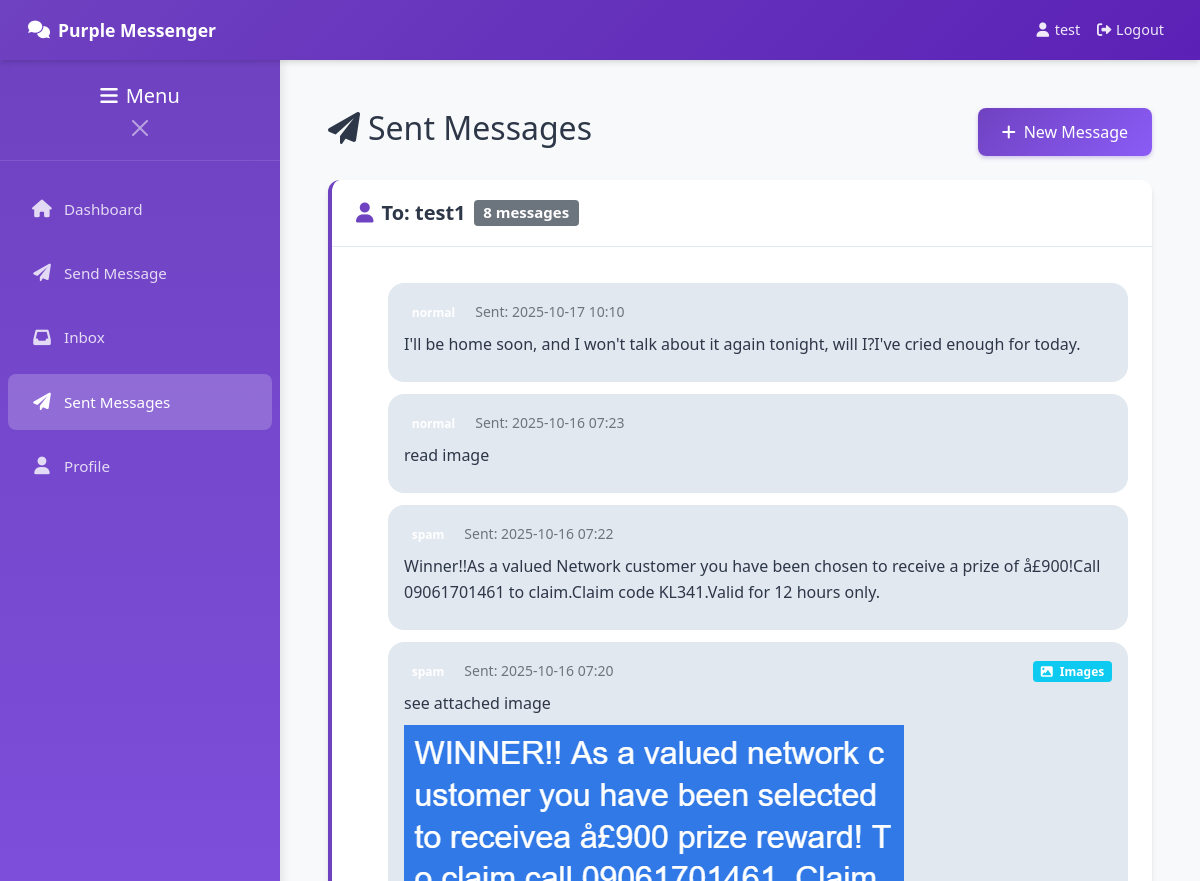
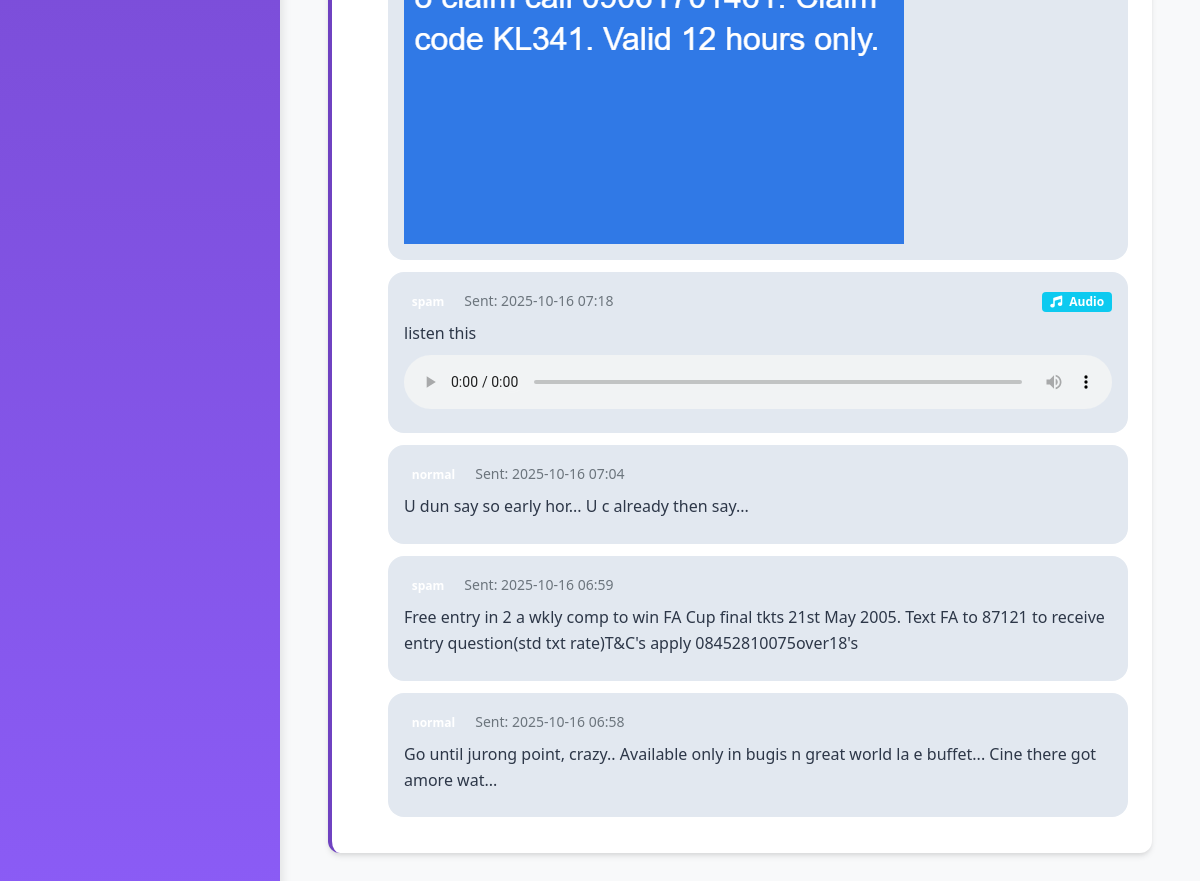
/sent (signed in), run on the app's committed database (2 pictures, top to bottom).
### database.py (models this page shows)
class User(UserMixin, db.Model):
    id = db.Column(db.Integer, primary_key=True)
    username = db.Column(db.String(80), unique=True, nullable=False)
    email = db.Column(db.String(120), unique=True, nullable=False)
    password = db.Column(db.String(200), nullable=False)
    profile_pic = db.Column(db.String(200), default='default.png')
    created_at = db.Column(db.DateTime, default=datetime.utcnow)
    sent_messages = db.relationship('Message', foreign_keys='Message.sender_id', backref='sender', lazy=True)
    received_messages = db.relationship('Message', foreign_keys='Message.receiver_id', backref='receiver', lazy=True)

class Message(db.Model):
    id = db.Column(db.Integer, primary_key=True)
    content = db.Column(db.Text)
    media_type = db.Column(db.String(20))  # text, image, video, audio
    media_filename = db.Column(db.String(200))
    sender_id = db.Column(db.Integer, db.ForeignKey('user.id'), nullable=False)
    receiver_id = db.Column(db.Integer, db.ForeignKey('user.id'), nullable=False)
    category = db.Column(db.String(50))  # Category marked by sender
    is_read = db.Column(db.Boolean, default=False)
    created_at = db.Column(db.DateTime, default=datetime.utcnow)

### app.py (the view)
@app.route('/sent')
@login_required
def sent_messages():
    messages = Message.query.filter_by(sender_id=current_user.id).order_by(Message.created_at.desc()).all()
    receiver_messages = {}
    for message in messages:
        receiver_name = message.receiver.username
        if receiver_name not in receiver_messages:
            receiver_messages[receiver_name] = []
        receiver_messages[receiver_name].append(message)
    return render_template('sent.html', receiver_messages=receiver_messages)

### app.py (called while the page is built)
@login_manager.user_loader
def load_user(user_id):
    return User.query.get(int(user_id))

### templates/sent.html (shortened to what this page needs)
{% extends "base.html" %}
{% block content %}
<div class="d-flex justify-content-between align-items-center mb-4">
    <h2><i class="fas fa-paper-plane me-2"></i>Sent Messages</h2>
    <a href="{{ url_for('send_message') }}" class="btn btn-purple">
        <i class="fas fa-plus me-2"></i>New Message
    </a>
</div>
<div class="row">
    <div class="col-12">
        {% for receiver_name, messages in receiver_messages.items() %}
        <div class="card card-purple mb-4">
            <div class="card-header d-flex justify-content-between align-items-center">
                <h5 class="card-title mb-0">
                    <i class="fas fa-user me-2"></i>To: {{ receiver_name }}
                    <span class="badge bg-secondary ms-2">{{ messages|length }} messages</span>
                </h5>
            </div>
            <div class="card-body">
                {% for message in messages %}
                <div class="message-bubble message-bubble-sent">
                    <div class="d-flex justify-content-between align-items-start mb-2">
                        <div>
                            <span class="badge category-badge me-2">{{ message.category }}</span>
                            <small class="text-muted">Sent: {{ message.created_at.strftime('%Y-%m-%d %H:%M') }}</small>
                        </div>
                        <div>
                            {% if message.media_filename %}
                            <span class="badge bg-info">
                                <i class="fas fa-{{ 'image' if message.media_type == 'images' else 'video' if message.media_type == 'videos' else 'music' }} me-1"></i>
                                {{ message.media_type|title }}
                            </span>
                            {% endif %}
                        </div>
                    </div>
                    {% if message.content %}
                    <p class="mb-2">{{ message.content }}</p>
                    {% endif %}
                    {% if message.media_filename %}
                    <div class="mt-2">
                        {% if message.media_type == 'images' %}
                        <img src="{{ url_for('uploaded_file', file_type='images', filename=message.media_filename) }}"
                             class="media-preview" alt="Sent image">
                        {% elif message.media_type == 'videos' %}
                        <video controls class="media-preview">
                            <source src="{{ url_for('uploaded_file', file_type='videos', filename=message.media_filename) }}">
                        </video>
                        {% elif message.media_type == 'audio' %}
                        <audio controls class="w-100">
                            <source src="{{ url_for('uploaded_file', file_type='audio', filename=message.media_filename) }}">
                        </audio>
                        {% endif %}
                    </div>
                    {% endif %}
                </div>
                {% endfor %}
            </div>
        </div>
        {% endfor %}
    </div>
</div>
{% endblock %}

### templates/base.html (shortened to what this page needs)
<!DOCTYPE html>
<html lang="en">
<head>
    <link href="https://cdn.jsdelivr.net/npm/bootstrap@5.1.3/dist/css/bootstrap.min.css" rel="stylesheet">
    <link href="https://cdnjs.cloudflare.com/ajax/libs/font-awesome/6.0.0/css/all.min.css" rel="stylesheet">
    <link href="{{ url_for('static', filename='css/style.css') }}" rel="stylesheet">
</head>
<body>
    <nav class="navbar navbar-expand-lg navbar-dark navbar-purple">
        <div class="container-fluid">
            <a class="navbar-brand" href="{{ url_for('dashboard') }}">
                <i class="fas fa-comments"></i>
                <span class="d-none d-sm-inline">Purple Messenger</span>
            </a>
            {% if current_user.is_authenticated %}
            <div class="navbar-nav ms-auto d-none d-md-flex align-items-center">
                <a class="nav-link" href="{{ url_for('profile') }}">
                    <i class="fas fa-user me-1"></i>
                    <span class="d-none d-lg-inline">{{ current_user.username }}</span>
                </a>
                <a class="nav-link" href="{{ url_for('logout') }}">
                    <i class="fas fa-sign-out-alt me-1"></i>
                    <span class="d-none d-lg-inline">Logout</span>
                </a>
            </div>
            {% endif %}
        </div>
    </nav>
    <div class="app-container">
        {% if current_user.is_authenticated %}
        <div class="sidebar" id="sidebar">
            <div class="sidebar-header">
                <h5 class="mb-0 text-white">
                    <i class="fas fa-bars me-2"></i>Menu
                </h5>
                <button class="btn-close btn-close-white mt-2" id="sidebarClose"></button>
            </div>
            <nav class="nav flex-column py-3">
                <a class="nav-link {% if request.endpoint == 'dashboard' %}active{% endif %}"
                   href="{{ url_for('dashboard') }}">
                    <i class="fas fa-home"></i>Dashboard
                </a>
                <a class="nav-link {% if request.endpoint == 'send_message' %}active{% endif %}"
                   href="{{ url_for('send_message') }}">
                    <i class="fas fa-paper-plane"></i>Send Message
                </a>
                <a class="nav-link {% if request.endpoint == 'inbox' %}active{% endif %}"
                   href="{{ url_for('inbox') }}">
                    <i class="fas fa-inbox"></i>Inbox
                </a>
                <a class="nav-link {% if request.endpoint == 'sent_messages' %}active{% endif %}"
                   href="{{ url_for('sent_messages') }}">
                    <i class="fas fa-paper-plane"></i>Sent Messages
                </a>
                <a class="nav-link {% if request.endpoint == 'profile' %}active{% endif %}"
                   href="{{ url_for('profile') }}">
                    <i class="fas fa-user"></i>Profile
                </a>
            </nav>
        </div>
        {% endif %}
        <main class="main-content" id="mainContent">
            {% block content %}{% endblock %}
        </main>
    </div>
</body>
</html>

### static/css/style.css (style rules this page uses)
:root { --primary-purple: #6f42c1; --secondary-purple: #8b5cf6; --light-purple: #a78bfa; --dark-purple: #5b21b6; --bg-purple: #f8f9fa; --text-dark: #2d3748; --text-light: #718096; --shadow: 0 4px 6px -1px rgba(0, 0, 0, 0.1), 0 2px 4px -1px rgba(0, 0, 0, 0.06); }
* { box-sizing: border-box; }
body { background-color: var(--bg-purple); font-family: 'Segoe UI', Tahoma, Geneva, Verdana, sans-serif; color: var(--text-dark); line-height: 1.6; padding: 0; margin: 0; min-height: 100vh; }
.navbar-purple { background: linear-gradient(135deg, var(--primary-purple), var(--dark-purple)); padding: 0.75rem 1rem; box-shadow: var(--shadow); position: sticky; top: 0; z-index: 1000; height: 60px; }
.navbar-brand { font-weight: 600; font-size: 1.1rem; display: flex; align-items: center; color: white !important; text-decoration: none; }
.navbar-brand i { margin-right: 0.5rem; }
.navbar-nav .nav-link { color: rgba(255, 255, 255, 0.9) !important; padding: 0.5rem 1rem; display: flex; align-items: center; font-size: 0.9rem; text-decoration: none; }
.navbar-nav .nav-link i { margin-right: 0.5rem; width: 16px; text-align: center; }
.app-container { display: flex; min-height: calc(100vh - 60px); position: relative; }
.sidebar { background: linear-gradient(180deg, var(--primary-purple), var(--secondary-purple)); color: white; width: 280px; flex-shrink: 0; transition: transform 0.3s ease; overflow-y: auto; box-shadow: 2px 0 10px rgba(0, 0, 0, 0.1); z-index: 999; }
.sidebar-header { padding: 1.5rem 1rem 1rem; border-bottom: 1px solid rgba(255, 255, 255, 0.1); text-align: center; display: none; }
.sidebar .nav-link { color: rgba(255, 255, 255, 0.8); padding: 1rem 1.5rem; margin: 0.25rem 0.5rem; border-radius: 0.5rem; display: flex; align-items: center; text-decoration: none; transition: all 0.3s ease; font-size: 0.95rem; }
.sidebar .nav-link i { margin-right: 0.75rem; width: 20px; text-align: center; font-size: 1.1rem; }
.sidebar .nav-link.active { color: white; background-color: rgba(255, 255, 255, 0.2); font-weight: 500; }
.main-content { flex: 1; padding: 1rem; background-color: var(--bg-purple); overflow-x: hidden; width: 100%; }
@media (min-width: 768px) { .main-content { padding: 2rem; } }
@media (min-width: 1200px) { .main-content { padding: 3rem; } }
.card-purple { border: none; border-radius: 0.75rem; box-shadow: var(--shadow); margin-bottom: 1.5rem; border-left: 4px solid var(--primary-purple); background: white; }
.card-header { background: white; border-bottom: 1px solid #e2e8f0; padding: 1.25rem 1.5rem; border-radius: 0.75rem 0.75rem 0 0 !important; }
.card-title { color: var(--text-dark); font-weight: 600; margin-bottom: 0; display: flex; align-items: center; }
.card-title i { margin-right: 0.5rem; color: var(--primary-purple); }
.card-body { padding: 1.5rem; }
.btn-purple { background: linear-gradient(135deg, var(--primary-purple), var(--secondary-purple)); border: none; color: white; padding: 0.75rem 1.5rem; border-radius: 0.5rem; font-weight: 500; transition: all 0.3s ease; text-decoration: none; display: inline-flex; align-items: center; justify-content: center; box-shadow: 0 2px 4px rgba(107, 70, 193, 0.3); }
.message-bubble { background: var(--light-purple); border-radius: 1rem; padding: 1rem; margin: 0.75rem 0; color: white; position: relative; }
.message-bubble-sent { background: #e2e8f0; color: var(--text-dark); margin-left: 1rem; }
.row { margin-left: -0.5rem; margin-right: -0.5rem; }
.col, [class*="col-"] { padding-left: 0.5rem; padding-right: 0.5rem; }
@media (min-width: 768px) { .sidebar-header { display: block; } }
@media (min-width: 768px) { .message-bubble-sent { margin-left: 2rem; } }

### data on the page
User: username "test"
User: username "test1", messages "8"
Message: category "normal", created_at "2025-10-17 10:10", content "I'll be home soon, and I won't talk about it again tonight, will I?I've cried enough for today."
Message: category "normal", created_at "2025-10-16 07:23", content "read image"
Message: category "spam", created_at "2025-10-16 07:22", content "Winner!!As a valued Network customer you have been chosen to receive a prize of å£900!Call 09061701461 to claim.Claim code KL341.Valid for 12 hours only."
Message: category "spam", created_at "2025-10-16 07:20", media_type "Images", content "see attached image", media_filename (picture)
Message: category "spam", created_at "2025-10-16 07:18", media_type "Audio", content "listen this"
Message: category "normal", created_at "2025-10-16 07:04", content "U dun say so early hor... U c already then say..."
Message: category "spam", created_at "2025-10-16 06:59", content "Free entry in 2 a wkly comp to win FA Cup final tkts 21st May 2005. Text FA to 87121 to receive entry question(std txt rate)T&C's apply 08452810075over18's"
Message: category "normal", created_at "2025-10-16 06:58", content "Go until jurong point, crazy.. Available only in bugis n great world la e buffet... Cine there got amore wat..."
